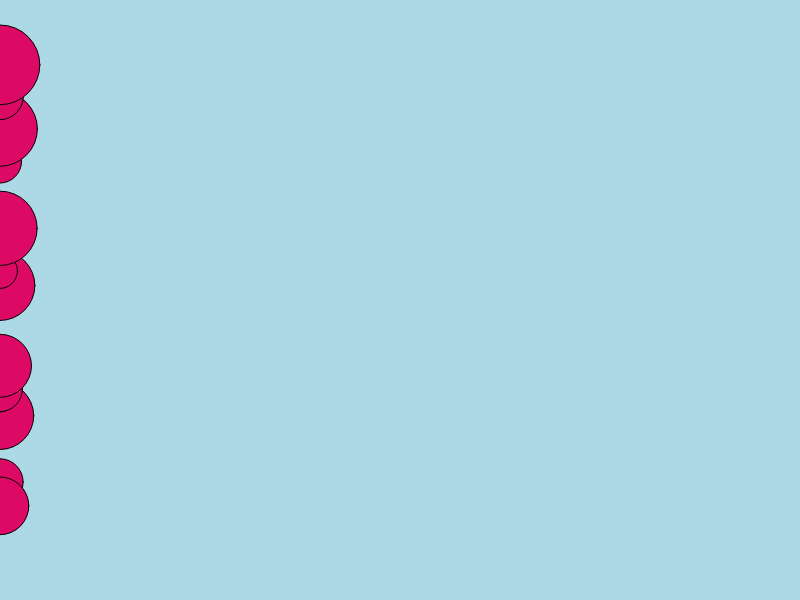
Frame 1 (no input)
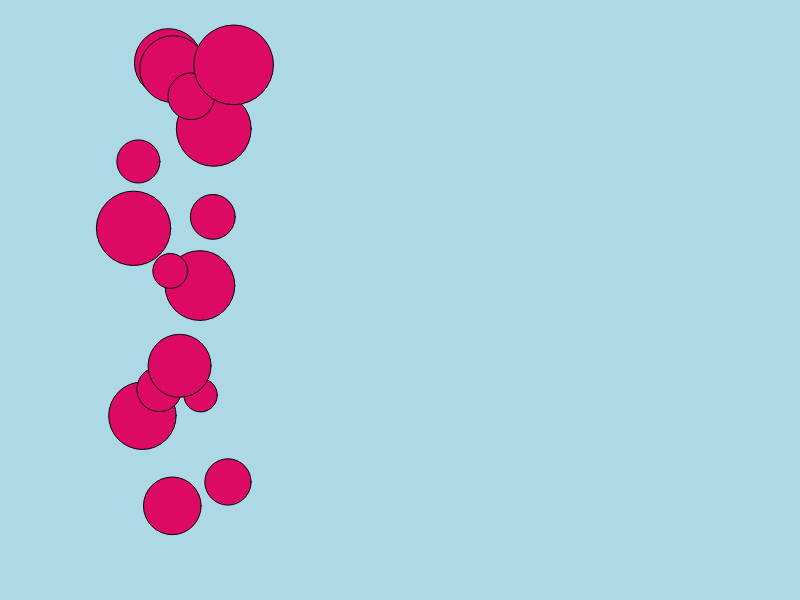
Frame 60 (no input)
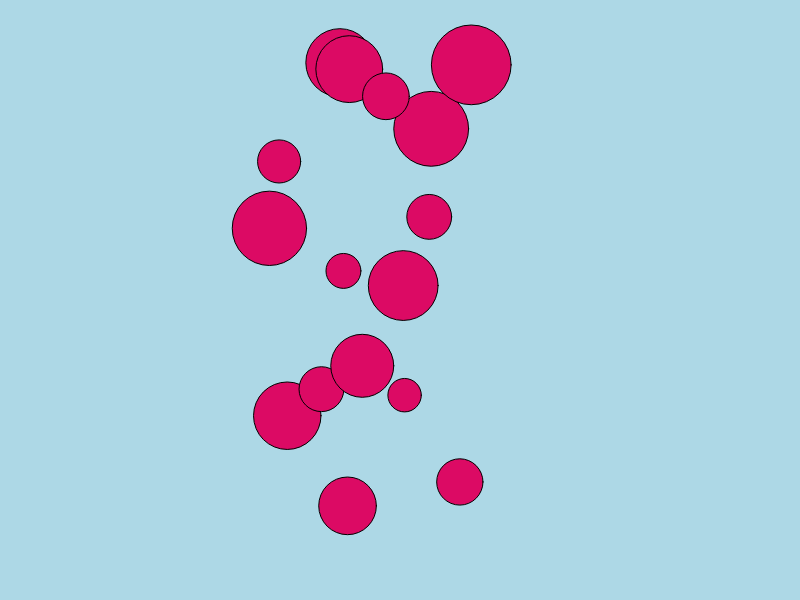
Frame 120 (the mouse pressed at the canvas centre since frame 60)

The p5.js sketch that drew these frames (run headless with seeded random() and noise() and a simulated clock; from frame 60 on, the mouse is pressed at the canvas centre):

// p5.js sketch
// ── sketch.js
let circles = [];
let numCircles = 16;

function setup() {
  createCanvas(800, 600);
  for (let i = 0; i < numCircles; i++) {
    let myObject = {
      x: 0,
      y: random(30, height - 30),
      v: random(2, 4),
      d: random(30, 80),
    };
    circles.push(myObject);
  }
}

function draw() {
  background("lightblue");
  fill(220, 10, 100);

  for (let i = 0; i < circles.length; i += 1) {
    let myObject = circles[i];

    // draw circles
    ellipse(myObject.x, myObject.y, myObject.d, myObject.d);
    myObject.x += myObject.v;

    // if reset is needed: pick random diameter and reset x
    if (myObject.x > width + myObject.d) {
      myObject.d = random(20, 75);
      myObject.x = 0 - myObject.d;
    }
  }
}
